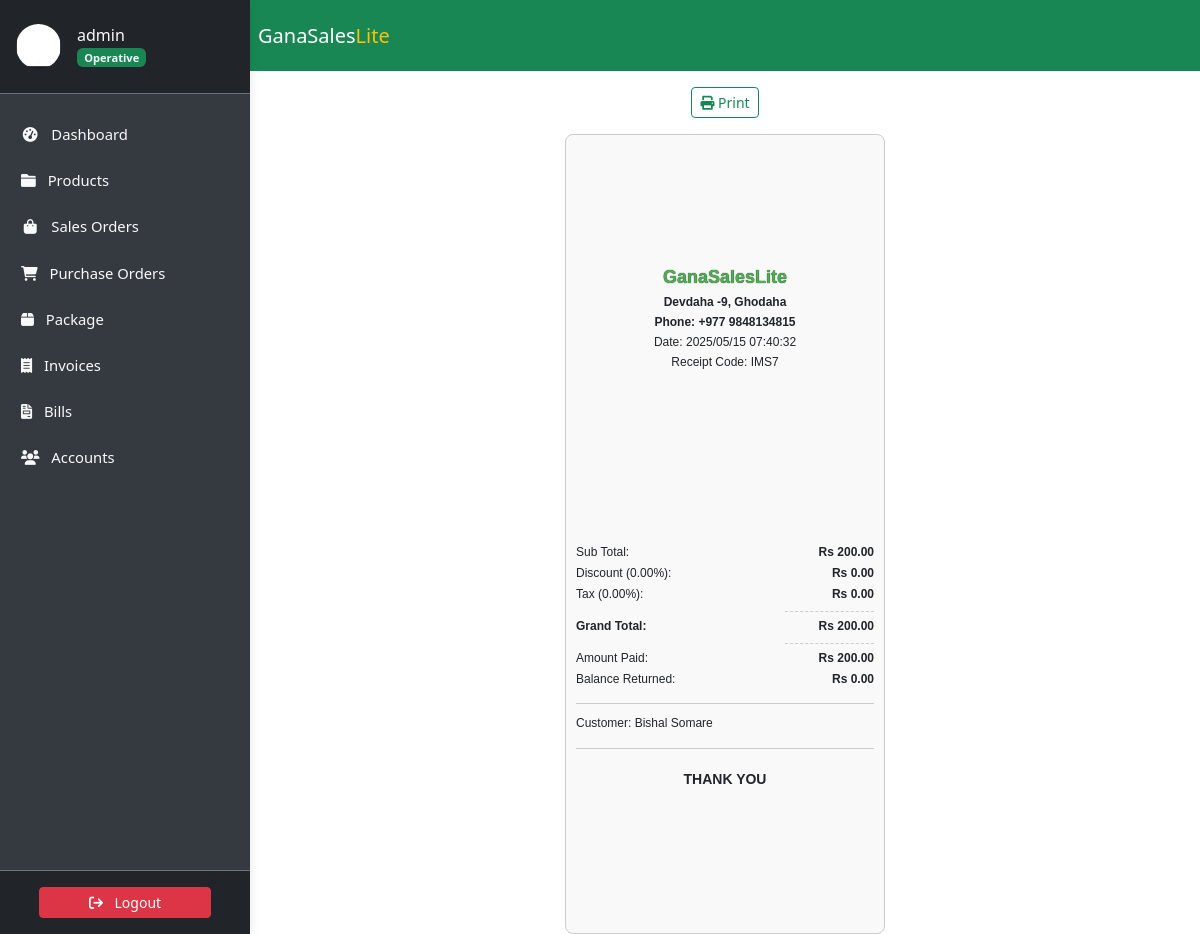
The app's page /transactions/sale/7/ (signed in) with its own data.
### accounts/models.py (models this page shows, shortened)
class Profile(models.Model):
    user = models.OneToOneField(
        User, on_delete=models.CASCADE, verbose_name='User'
    )
    slug = AutoSlugField(
        unique=True,
        verbose_name='Account ID',
        populate_from='email'
    )
    profile_picture = ProcessedImageField(
        default='profile_pics/default.jpg',
        upload_to='profile_pics',
        format='JPEG',
        processors=[ResizeToFill(150, 150)],
        options={'quality': 100}
    )
    telephone = PhoneNumberField(
        null=True, blank=True, verbose_name='Telephone'
    )
    email = models.EmailField(
        max_length=150, blank=True, null=True, verbose_name='Email'
    )
    first_name = models.CharField(
        max_length=30, blank=True, verbose_name='First Name'
    )
    last_name = models.CharField(
        max_length=30, blank=True, verbose_name='Last Name'
    )
    status = models.CharField(
        choices=STATUS_CHOICES,
        max_length=12,
        default='INA',
        verbose_name='Status'
    )
    role = models.CharField(
        choices=ROLE_CHOICES,
        max_length=12,
        blank=True,
        null=True,
        verbose_name='Role'
    )
    class Meta:
        ordering = ['slug']
        verbose_name = 'Profile'
        verbose_name_plural = 'Profiles'

class Customer(models.Model):
    first_name = models.CharField(max_length=256)
    last_name = models.CharField(max_length=256, blank=True, null=True)
    address = models.TextField(max_length=256, blank=True, null=True)
    email = models.EmailField(max_length=256, blank=True, null=True)
    phone = models.CharField(max_length=30, blank=True, null=True)
    loyalty_points = models.IntegerField(default=0)
    class Meta:
        db_table = 'Customers'

### transactions/models.py (models this page shows, shortened)
class Sale(models.Model):
    date_added = models.DateTimeField(
        auto_now_add=True,
        verbose_name="Sale Date"
    )
    customer = models.ForeignKey(
        Customer,
        on_delete=models.DO_NOTHING,
        db_column="customer"
    )
    sub_total = models.DecimalField(
        max_digits=10,
        decimal_places=2,
        default=0.0
    )
    discount_percentage = models.FloatField(default=0.0)
    discount_amount = models.DecimalField(max_digits=10, decimal_places=2, default=0.0)
    grand_total = models.DecimalField(
        max_digits=10,
        decimal_places=2,
        default=0.0
    )
    tax_amount = models.DecimalField(
        max_digits=10,
        decimal_places=2,
        default=0.0
    )
    tax_percentage = models.FloatField(default=0.0)
    amount_paid = models.DecimalField(
        max_digits=10,
        decimal_places=2,
        default=0.0
    )
    amount_change = models.DecimalField( # This is typically change_returned = amount_paid - grand_total
        max_digits=10,
        decimal_places=2,
        default=0.0
    )
    class Meta:
        db_table = "sales"
        verbose_name = "Sale"
        verbose_name_plural = "Sales"
    @property
    def amount_to_pay(self):
        if self.grand_total is not None and self.amount_paid is not None:
            if self.grand_total > self.amount_paid:
                return self.grand_total - self.amount_paid
        return decimal.Decimal('0.00')

### transactions/views.py (the view)
# urls.py: path('sale/<int:pk>/', SaleDetailView.as_view(), name='sale-detail'),
class SaleDetailView(LoginRequiredMixin, DetailView):
    model = Sale
    template_name = "transactions/saledetail.html"
    def get_queryset(self):
        return Sale.objects.select_related('customer').prefetch_related(
            Prefetch('saledetail_set', queryset=SaleDetail.objects.select_related('item'))
        )

### transactions/templates/transactions/saledetail.html (shortened to what this page needs)
{% extends "store/base.html" %} {% load static %}{% block title %}Transaction detail{% endblock %}
{% block content %}
<div>
<div class="text-center py-3">
    <a href="{% url 'sales-export-detailed-pdf' pk=object.pk %}" class="btn btn-outline-success btn-sm">
		<i class="fa fa-print"></i> Print
	  </a>
</div>
		{% include 'transactions/sale_ticket.html' with sale=object %}
</div>
{% endblock %}

### store/templates/store/sidebar.html (shortened to what this page needs)
<link href="https://cdn.jsdelivr.net/npm/bootstrap@5.3.3/dist/css/bootstrap.min.css" rel="stylesheet">
<link href="https://cdnjs.cloudflare.com/ajax/libs/font-awesome/6.0.0-beta3/css/all.min.css" rel="stylesheet">
<aside class="sidebar" id="show-side-navigation1">
    <div class="sidebar-header d-flex align-items-center px-3 py-4 border-bottom border-secondary">
        <a href="{% url 'user-profile' %}" class="d-flex align-items-center text-decoration-none text-light">
            <img class="rounded-circle img-fluid" id="sidebar-img" width="45" src="{{ request.user.profile.profile_picture.url }}" alt="Profile Picture" />
            <div class="ms-3">
                <h5 class="fs-6 mb-0">
                    {{ request.user.username }}{% if request.user.profile.role == 'AD' %} <i class="fa-solid fa-circle-check text-success"></i>{% endif %}
                </h5>
                <span class="badge bg-success text-light">
                    {% if request.user.profile.role == 'AD' %}
                        Admin
                    {% elif request.user.profile.role == 'EX' %}
                        Executive
                    {% else %}
                        Operative
                    {% endif %}
                </span>
            </div>
        </a>
    </div>
    <div class="nav-container">
        <ul class="nav flex-column mt-3">
            <li class="nav-item mb-2">
                <a class="nav-link text-light {% if request.resolver_match.url_name == 'dashboard' %}active{% endif %}" href="{% url 'dashboard' %}">
                    <i class="fa fa-tachometer-alt fa-fw me-2"></i> Dashboard
                </a>
            </li>
            <li class="nav-item mb-2 dropdown">
                <a class="nav-link text-light {% if request.resolver_match.url_name == 'productslist' %}active{% endif %}" href="#" id="productsDropdown" role="button">
                    <i class="fa fa-folder me-2"></i> Products
                </a>
            </li>
            <li class="nav-item mb-2">
                <a class="nav-link text-light {% if request.resolver_match.url_name == 'saleslist' %}active{% endif %}" href="{% url 'saleslist' %}">
                    <i class="fa fa-shopping-bag fa-fw me-2"></i> Sales Orders
                </a>
            </li>
            <li class="nav-item mb-2">
                <a class="nav-link text-light {% if request.resolver_match.url_name == 'purchaseslist' %}active{% endif %}" href="{% url 'purchaseslist' %}">
                    <i class="fa fa-shopping-cart me-2"></i> Purchase Orders
                </a>
            </li>
            <li class="nav-item mb-2">
                <a class="nav-link text-light {% if request.resolver_match.url_name == 'deliveries' %}active{% endif %}" href="{% url 'deliveries' %}">
                    <i class="fa-solid fa-box me-2"></i> Package
                </a>
            </li>
            <li class="nav-item mb-2">
                <a class="nav-link text-light {% if request.resolver_match.url_name == 'invoicelist' %}active{% endif %}" href="{% url 'invoicelist' %}">
                    <i class="fa-solid fa-receipt me-2"></i> Invoices
                </a>
            </li>
            <li class="nav-item mb-2">
                <a class="nav-link text-light {% if request.resolver_match.url_name == 'bill_list' %}active{% endif %}" href="{% url 'bill_list' %}">
                    <i class="fa-solid fa-file-invoice me-2"></i> Bills
                </a>
            </li>
            <li class="nav-item mb-2 dropdown">
                <a class="nav-link text-light " href="#" id="accountsDropdown" role="button">
                    <i class="fa fa-users me-2"></i> Accounts
                </a>
            </li>
        </ul>
    </div>
    <div class="sidebar-footer position-relative w-100 text-center py-3 bg-dark border-top border-secondary mt-auto">
        <form method="post" action="{% url 'user-logout' %}">
            <button type="submit" class="btn btn-danger btn-sm w-75">
                <i class="fa fa-sign-out me-2"></i> Logout
            </button>
        </form>
    </div>
</aside>

### transactions/templates/transactions/sale_ticket.html (shortened to what this page needs)
<!DOCTYPE html>
<html>
<head>
    <link rel="stylesheet" href="https://cdn.jsdelivr.net/npm/bootstrap@5.3.1/dist/css/bootstrap.min.css">
</head>
<body>
<div class="receipt">
    <section class="container-ticket">
        <div class="head-ticket">
            <p class="x-bold">GanaSalesLite</p>
            <p class="bold">Devdaha -9, Ghodaha</p>
            <p class="bold">Phone: +977 9848134815</p>
            <p>Date: {{ sale.date_added|date:"Y/m/d H:i:s" }}</p>
            <p>Receipt Code: IMS{{ sale.id }}</p>
            <svg id="barcode"></svg>
        </div>
        <div class="body-ticket">
            <div class="produits">
                <div class="col2">
                    <p>Sub Total:</p>
                    <p class="prix">Rs {{ sale.sub_total|floatformat:2 }}</p>
                </div>
                <div class="col2">
                    <p>Discount ({{ sale.discount_percentage|floatformat:2 }}%):</p>
                    <p class="prix">Rs {{ sale.discount_amount|floatformat:2 }}</p>
                </div>
                 <div class="col2">
                    <p>Tax ({{ sale.tax_percentage|floatformat:2 }}%):</p>
                    <p class="prix">Rs {{ sale.tax_amount|floatformat:2 }}</p>
                </div>
                <div class="hr-sm"></div>
                <div class="col2">
                    <p class="bold">Grand Total:</p>
                    <p class="prix bold">Rs {{ sale.grand_total|floatformat:2 }}</p>
                </div>
                <div class="hr-sm"></div>
                <div class="col2">
                    <p>Amount Paid:</p>
                    <p class="prix">Rs {{ sale.amount_paid|floatformat:2 }}</p>
                </div>
                {% if sale.amount_change > 0 %}
                <div class="col2">
                    <p>Balance Returned:</p>
                    <p class="prix">Rs {{ sale.amount_change|floatformat:2 }}</p>
                </div>
                {% elif sale.amount_to_pay == 0 and sale.amount_change == 0 %}
                 <div class="col2">
                    <p>Balance Returned:</p>
                    <p class="prix">Rs 0.00</p>
                </div>
                {% endif %}
            </div>
            <div class="hr-lg"></div>
            <div class="carte">
                <p class="title-carte">Customer: {{ sale.customer.first_name }} {{ sale.customer.last_name }}</p>
            </div>
            <div class="hr-lg"></div>
        </div>
        <div class="footer-ticket">
            <p class="title-footer">THANK YOU</p>
        </div>
    </section>
</div>
</body>
</html>

### static/css/style.css (style rules this page uses)
:root { --dk-gray-100: #f3f4f6; --dk-gray-200: #e5e7eb; --dk-gray-300: #d1d5db; --dk-gray-400: #9ca3af; --dk-gray-500: #6b7280; --dk-gray-600: #4b5563; --dk-gray-700: #374151; --dk-gray-800: #1f2937; --dk-gray-900: #111827; --dk-dark-bg: #313348; --dk-darker-bg: #2a2b3d; --navbar-bg-color: #6f6486; --sidebar-bg-color: #252636; --sidebar-width: 250px; --sidebar-expanded-width: 230px; --sidebar-collapsed-width: 100px; --sidebar-header-bg: #212529; --nav-link-color: #adb5bd; --nav-link-active-bg: #495057; --dropdown-menu-bg: #495057; --dropdown-item-color: #adb5bd; --dropdown-item-active-bg: #6c757d; --sidebar-separator-bg: #4caf50; --logo-separator-height: 60px; --sidebar-item-height: 50px; --submenu-item-height: 45px; }
* { margin: 0; padding: 0; box-sizing: border-box; }
body { font-family: "Inter", sans-serif; background-color: #fff; overflow-x: hidden; }
a { text-decoration: none; }
.sidebar { font-size: 0.925rem; background-color: var(--sidebar-bg-color); width: var(--sidebar-width); transition: all 0.3s ease-in-out; z-index: 9999999; box-shadow: 0 0 10px rgba(0, 0, 0, 0.1); }
.sidebar .sidebar-header { background-color: var(--sidebar-header-bg); border-bottom: 1px solid #2a2b3c; padding: 15px; }
.sidebar ul > li > a { color: var(--dk-gray-400); text-decoration: none; }

### store/templates/store/sidebar.html (style rules this page uses)
.sidebar { width: 250px; background-color: #343a40; color: #fff; position: fixed; top: 0; bottom: 0; display: flex; flex-direction: column; z-index: 1030; transition: transform 0.3s ease; }
.sidebar-header { background-color: #212529; }
.nav-container { flex: 1; overflow-y: auto; padding: 5px; }
.nav-link { color: #adb5bd; padding: 0.5rem 1rem; }
.sidebar-footer { background-color: #212529; text-align: center; padding: 10px; }

### transactions/templates/transactions/saledetail.html (style rules this page uses)
section .receipt { margin: 0; font-size: 12px; position: relative; font-family: 'courier'; }
.bold { font-weight: 700; }
.x-bold { font-weight: 900; text-shadow: 0px 0px 1px #000; }
.hr, .hr-sm, .hr-lg { border-bottom: 1.5px dRsed #333; margin: 10px 0; }
.hr-sm { width: 30%; float: right; }
.hr-lg { width: 100%; }
.col2 { display: flex; width: 100%; justify-content: space-between; }
.container-ticket { background: #e6e6e6; width: 100%; min-height: 100vh; display: flex; justify-content: center; padding: 50px 0; box-sizing: border-box; }

### transactions/templates/transactions/sale_ticket.html (style rules this page uses)
.container-ticket { width: 320px; display: flex; flex-direction: column; margin: 0 auto; border: 1px solid #ccc; border-radius: 8px; background-color: #f9f9f9; padding: 10px; font-family: Arial, sans-serif; font-size: 12px; }
.head-ticket { text-align: center; margin-bottom: 10px; }
.head-ticket p { margin: 2px 0; }
.x-bold { font-size: 18px; font-weight: bold; color: #4CAF50; }
.bold { font-weight: bold; }
.body-ticket { margin-top: 10px; }
.produits { margin-bottom: 15px; }
.col2 { display: flex; justify-content: space-between; margin-bottom: 3px; }
.col2 p { margin: 0; }
.prix { font-weight: bold; text-align: right; }
.hr-sm { border-bottom: 1px dashed #ccc; margin: 5px 0; }
.hr-lg { border-bottom: 1px solid #ccc; margin: 10px 0; }
.footer-ticket { text-align: center; margin-top: 10px; }
.title-footer { font-size: 14px; font-weight: bold; }
.title-carte { font-size: 12px; font-weight: normal; }

### records on screen
Sale: date_added "2025/05/15 07:40:32", id "7", sub_total "200.00", discount_percentage "0.00", discount_amount "0.00", tax_percentage "0.00", tax_amount "0.00", grand_total "200.00", amount_paid "200.00", customer.first_name "Bishal", customer.last_name "Somare"

### other values on screen
{{ request.user.username }} "admin"
